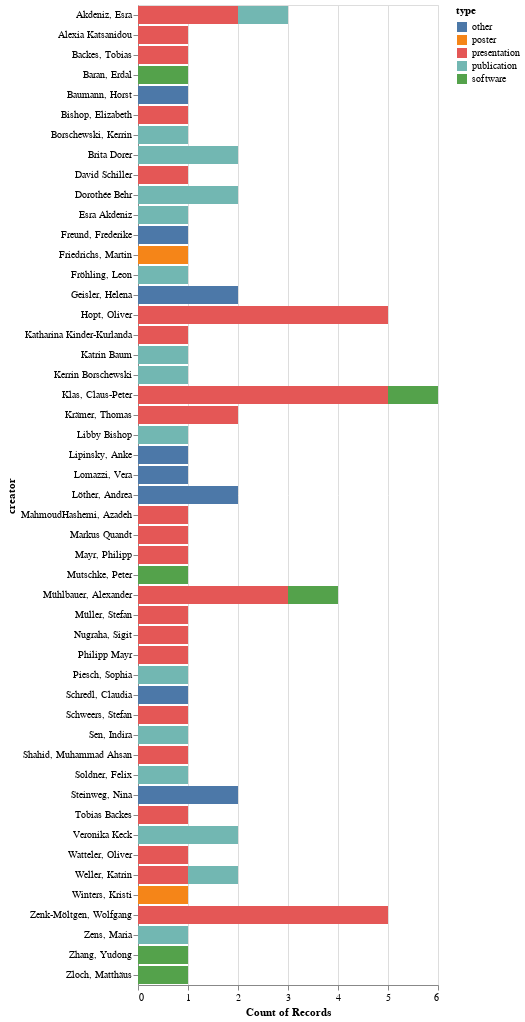

The notebook cell saved with this chart:
### Code cell
import altair as alt

(alt.Chart(df).mark_bar().encode(x="count():Q", y="creator:N", color="type"))

### Figure 1 — Vega-Lite specification as saved in the notebook (floating-point values rounded to 4 significant figures)
{"config": {"view": {"continuousWidth": 300, "continuousHeight": 300}}, "data": {"name": "data-6152feddd90281c4f05c42fb8df6ef02"}, "mark": {"type": "bar"}, "encoding": {"color": {"field": "type", "type": "nominal"}, "x": {"aggregate": "count", "type": "quantitative"}, "y": {"field": "creator", "type": "nominal"}}, "$schema": "https://vega.github.io/schema/vega-lite/v5.15.1.json", "datasets": {"data-6152feddd90281c4f05c42fb8df6ef02": [{"record": "10.5281/zenodo.5914219", "creator": "Zhang, Yudong", "type": "software"}, {"record": "10.5281/zenodo.5914219", "creator": "Baran, Erdal", "type": "software"}, {"record": "10.5281/zenodo.5914219", "creator": "Zloch, Matthäus", "type": "software"}, {"record": "10.5281/zenodo.5914219", "creator": "Mühlbauer, Alexander", "type": "software"}, {"record": "10.5281/zenodo.5914219", "creator": "Klas, Claus-Peter", "type": "software"}, {"record": "10.5281/zenodo.5914219", "creator": "Mutschke, Peter", "type": "software"}, {"record": "10.5281/zenodo.259554", "creator": "Hopt, Oliver", "type": "presentation"}, {"record": "10.5281/zenodo.259554", "creator": "Klas, Claus-Peter", "type": "presentation"}, {"record": "10.5281/zenodo.259554", "creator": "Mühlbauer, Alexander", "type": "presentation"}, {"record": "10.5281/zenodo.259554", "creator": "Zenk-Möltgen, Wolfgang", "type": "presentation"}, {"record": "10.5281/zenodo.6630263", "creator": "Klas, Claus-Peter", "type": "presentation"}, {"record": "10.5281/zenodo.6630263", "creator": "Hopt, Oliver", "type": "presentation"}, {"record": "10.5281/zenodo.6630263", "creator": "Krämer, Thomas", "type": "presentation"}, {"record": "10.5281/zenodo.6630263", "creator": "Nugraha, Sigit", "type": "presentation"}, {"record": "10.5281/zenodo.7220636", "creator": "Lipinsky, Anke", "type": "other"}, {"record": "10.5281/zenodo.7220636", "creator": "Schredl, Claudia", "type": "other"}, {"record": "10.5281/zenodo.7220636", "creator": "Baumann, Horst", "type": "other"}, {"record": "10.5281/zenodo.7220636", "creator": "Lomazzi, Vera", "type": "other"}, {"record": "10.5281/zenodo.7220636", "creator": "Freund, Frederike", "type": "other"}, {"record": "10.5281/zenodo.7024958", "creator": "Geisler, Helena", "type": "other"}, {"record": "10.5281/zenodo.7024958", "creator": "Löther, Andrea", "type": "other"}, {"record": "10.5281/zenodo.7024958", "creator": "Steinweg, Nina", "type": "other"}, {"record": "10.5281/zenodo.7023258", "creator": "Geisler, Helena", "type": "other"}, {"record": "10.5281/zenodo.7023258", "creator": "Löther, Andrea", "type": "other"}, {"record": "10.5281/zenodo.7023258", "creator": "Steinweg, Nina", "type": "other"}, {"record": "10.5281/zenodo.259565", "creator": "Müller, Stefan", "type": "presentation"}, {"record": "10.5281/zenodo.259565", "creator": "Zenk-Möltgen, Wolfgang", "type": "presentation"}, {"record": "10.5281/zenodo.259565", "creator": "Schweers, Stefan", "type": "presentation"}, {"record": "10.5281/zenodo.4621051", "creator": "Borschewski, Kerrin", "type": "publication"}, {"record": "10.5281/zenodo.4621051", "creator": "Akdeniz, Esra", "type": "publication"}, {"record": "10.5281/zenodo.4621051", "creator": "Piesch, Sophia", "type": "publication"}, {"record": "10.5281/zenodo.1118382", "creator": "MahmoudHashemi, Azadeh", "type": "presentation"}, {"record": "10.5281/zenodo.1118382", "creator": "Mühlbauer, Alexander", "type": "presentation"}, {"record": "10.5281/zenodo.1118382", "creator": "Zenk-Möltgen, Wolfgang", "type": "presentation"}, {"record": "10.5281/zenodo.5180976", "creator": "Veronika Keck", "type": "publication"}, {"record": "10.5281/zenodo.5180976", "creator": "Dorothée Behr", "type": "publication"}, {"record": "10.5281/zenodo.5180976", "creator": "Brita Dorer", "type": "publication"}, {"record": "10.5281/zenodo.1118391", "creator": "Klas, Claus-Peter", "type": "presentation"}, {"record": "10.5281/zenodo.1118391", "creator": "Hopt, Oliver", "type": "presentation"}, {"record": "10.5281/zenodo.1118391", "creator": "Mühlbauer, Alexander", "type": "presentation"}, {"record": "10.5281/zenodo.7143302", "creator": "Mayr, Philipp", "type": "presentation"}, {"record": "10.5281/zenodo.7143302", "creator": "Backes, Tobias", "type": "presentation"}, {"record": "10.5281/zenodo.7143302", "creator": "Shahid, Muhammad Ahsan", "type": "presentation"}, {"record": "10.5281/zenodo.4581806", "creator": "Veronika Keck", "type": "publication"}, {"record": "10.5281/zenodo.4581806", "creator": "Dorothée Behr", "type": "publication"}, {"record": "10.5281/zenodo.4581806", "creator": "Brita Dorer", "type": "publication"}, {"record": "10.5281/zenodo.8386418", "creator": "Fröhling, Leon", "type": "publication"}, {"record": "10.5281/zenodo.8386418", "creator": "Sen, Indira", "type": "publication"}, {"record": "10.5281/zenodo.8386418", "creator": "Soldner, Felix", "type": "publication"}, {"record": "10.5281/zenodo.8386418", "creator": "Zens, Maria", "type": "publication"}, {"record": "10.5281/zenodo.8386418", "creator": "Weller, Katrin", "type": "publication"}, {"record": "10.5281/zenodo.7638506", "creator": "Esra Akdeniz", "type": "publication"}, {"record": "10.5281/zenodo.7638506", "creator": "Kerrin Borschewski", "type": "publication"}, {"record": "10.5281/zenodo.7638506", "creator": "Katrin Baum", "type": "publication"}, {"record": "10.5281/zenodo.7638506", "creator": "Libby Bishop", "type": "publication"}, {"record": "10.5281/zenodo.7464990", "creator": "Bishop, Elizabeth", "type": "presentation"}, {"record": "10.5281/zenodo.7464990", "creator": "Zenk-Möltgen, Wolfgang", "type": "presentation"}, {"record": "10.5281/zenodo.1118384", "creator": "Klas, Claus-Peter", "type": "presentation"}, {"record": "10.5281/zenodo.1118384", "creator": "Hopt, Oliver", "type": "presentation"}, {"record": "10.5281/zenodo.3582020", "creator": "Akdeniz, Esra", "type": "presentation"}, {"record": "10.5281/zenodo.3582020", "creator": "Krämer, Thomas", "type": "presentation"}, {"record": "10.5281/zenodo.3597408", "creator": "Klas, Claus-Peter", "type": "presentation"}, {"record": "10.5281/zenodo.3597408", "creator": "Hopt, Oliver", "type": "presentation"}, {"record": "10.5281/zenodo.4518893", "creator": "Weller, Katrin", "type": "presentation"}, {"record": "10.5281/zenodo.4518893", "creator": "Watteler, Oliver", "type": "presentation"}, {"record": "10.5281/zenodo.3781700", "creator": "Alexia Katsanidou", "type": "presentation"}, {"record": "10.5281/zenodo.3781700", "creator": "Markus Quandt", "type": "presentation"}, {"record": "10.5281/zenodo.3776982", "creator": "David Schiller", "type": "presentation"}, {"record": "10.5281/zenodo.3776982", "creator": "Katharina Kinder-Kurlanda", "type": "presentation"}, {"record": "10.5281/zenodo.1118393", "creator": "Akdeniz, Esra", "type": "presentation"}, {"record": "10.5281/zenodo.1118393", "creator": "Zenk-Möltgen, Wolfgang", "type": "presentation"}, {"record": "10.5281/zenodo.1134531", "creator": "Winters, Kristi", "type": "poster"}, {"record": "10.5281/zenodo.1134531", "creator": "Friedrichs, Martin", "type": "poster"}, {"record": "10.5281/zenodo.7149418", "creator": "Philipp Mayr", "type": "presentation"}, {"record": "10.5281/zenodo.7149418", "creator": "Tobias Backes", "type": "presentation"}]}}
